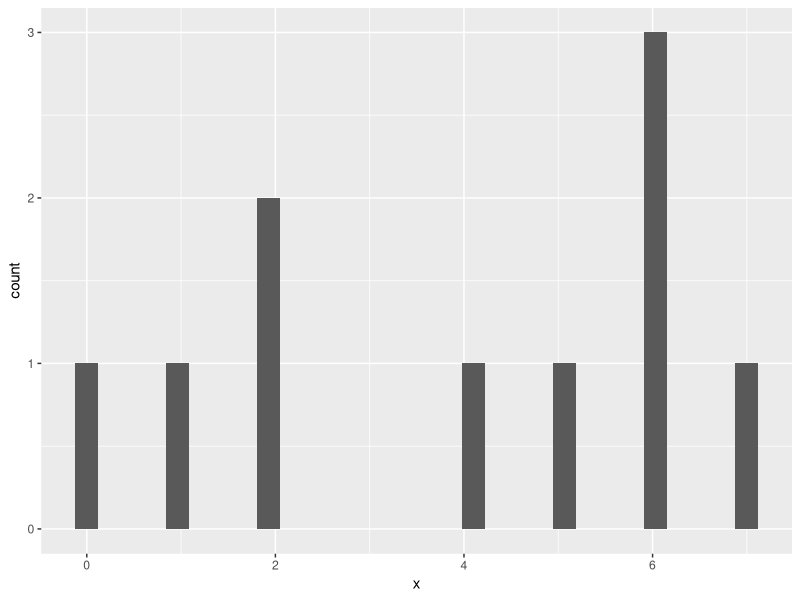
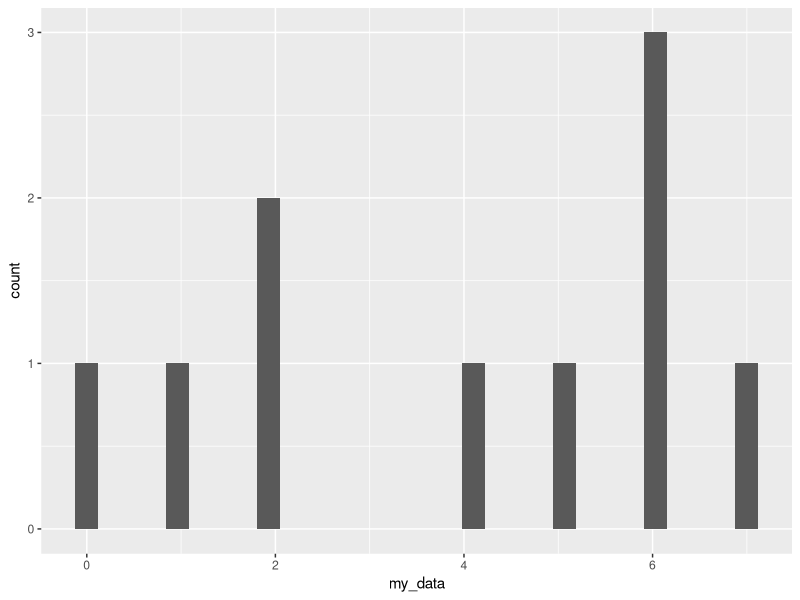

Reproduce these figures in R, in order.
## ---- chunk 1
knitr::opts_chunk$set(echo = TRUE)
library(ggplot2)
library(dplyr)
## ---- chunk 2
x <- c(2, 6, NA, 5, 2, 1, NA, 6, 6, 7, NA, 4, 0)
## ---- chunk 3
sum(is.na(x))
## ---- chunk 4
sum(!is.na(x))
## ---- chunk 5
mean(x, na.rm = T)
## ---- chunk 6
mean_na <- function(x) {
  #' Compute the mean of non-missing values from a given vector
  #'
  #' @param x (vector) The data to calculate the mean of
  #' @return (int) The mean of non-missing values
  
  return(mean(x, na.rm = T))
}

mean_na(x)
## ---- chunk 7
statistics_na <- function(x) {
  #' Compute summary statistics of non-missing values from a given vector
  #' 
  #' @param x (vector) The data to calculate summary statistics of
  #' @return (list) Summary statistics of non-missing values
  
  return(list(
    min = min(x, na.rm = T),
    mean = mean(x, na.rm = T),
    std = sd(x, na.rm = T),
    max = max(x, na.rm = T)
  ))
}

statistics_na(x)
## ---- chunk 8
statistics_na(x)$mean
## ---- chunk 9
statistics_na <- function(x) {
  #' Compute summary statistics of non-missing values from a given vector
  #' 
  #' @param x (vector) The data to calculate summary statistics of
  #' @return (list) Summary statistics of non-missing values
  
  return(list(
    min = min(x, na.rm = T),
    mean = mean(x, na.rm = T),
    std = sd(x, na.rm = T),
    max = max(x, na.rm = T),
    na = sum(is.na(x))
  ))
}

statistics_na(x)
## ---- chunk 10
statistics_na <- function(x, na_rm = T) {
  #' Compute summary statistics of values from a given vector
  #' 
  #' @param x (vector) The data to calculate summary statistics of
  #' @param na_rm (bool) Whether to include missing values in the calculations (default = TRUE)
  #' @return (list) Summary statistics of non-missing values
  
  return(list(
    min = min(x, na.rm = na_rm),
    mean = mean(x, na.rm = na_rm),
    std = sd(x, na.rm = na_rm),
    max = max(x, na.rm = na_rm),
    na = sum(is.na(x))
  ))
}

statistics_na(x, na_rm = F)
## ---- chunk 11
display_data <- function(x) {
  #' Produces a histogram from a given vector
  #'
  #' @param x (vector) The data to produce a histogram from
  #' @return (plot) Histogram of the provided data
  
  df <- data.frame(x = x)  # Convert input data to a dataframe
  
  return(ggplot(data = df, aes(x = x)) + 
      geom_histogram())
}

display_data(x)
## ---- chunk 12
display_data <- function(x, x_lab = "my_data") {
  #' Produces a histogram from a given vector
  #'
  #' @param x (vector) The data to produce a histogram from
  #' @param x_lab (str) The x-axis label
  #' @return (plot) Histogram of the provided data
  
  df <- data.frame(x = x)
  
  return(ggplot(data = df, aes(x = x)) + 
      geom_histogram() +
      labs(x = x_lab))
}

display_data(x)
## ---- chunk 13
summarise_data <- function(x, na_rm = T) {
  #' Produces summary statistics of values from a provided vector
  #'
  #' @param x (vector) The data to produce summary statistics of
  #' @param na_rm (bool) Include NA values in calculations (default = TRUE)
  #' @return (dataframe) Summary statistics of the provdied data
  
  df <- data.frame(x = x)
  
  return(summarise(df,
                   min = min(x, na.rm = na_rm),
                   mean = mean(x, na.rm = na_rm),
                   std = sd(x, na.rm = na_rm),
                   max = max(x, na.rm = na_rm),
                   na = sum(is.na(x))))
}

summarise_data(x, F)
## ---- chunk 14
summarise_data <- function(x, na.rm = TRUE){
  #' Produces summary statistics of values from a provided vector
  #' 
  #' @param x (vector) The data to produce summary statistics of
  #' @param na_rm (bool) Include NA values in calculations (default = TRUE)
  #' @return (dataframe) Summary statistics of the provided data
  
  df <- data.frame(x = x)
  
  return(
    summarise(df,
              min = min(x, na.rm = na.rm),
              avg = mean(x, na.rm = na.rm),
              std = sd(x, na.rm = na.rm),
              max = max(x, na.rm = na.rm),
              NAs = sum(is.na(x)),
              ste = sd(x, na.rm = na.rm) / sqrt(sum(!is.na(x))),
              size = sum(!is.na(x)))
  )
}

summarise_data(x, FALSE)
